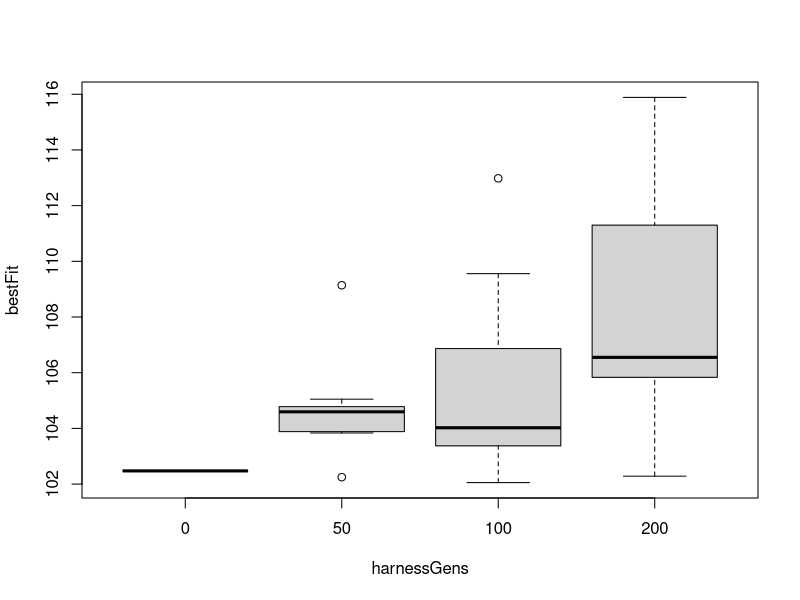

R code for this plot:
data.hgData = read.table( "harnessGen.data", header=T )
data.hgData  # print the data

aov.hgData = aov( bestFit~harnessGens, data=data.hgData )

summary( aov.hgData )
print( model.tables( aov.hgData, "means"), digits=3 )  #
boxplot( bestFit~harnessGens, data=data.hgData )

